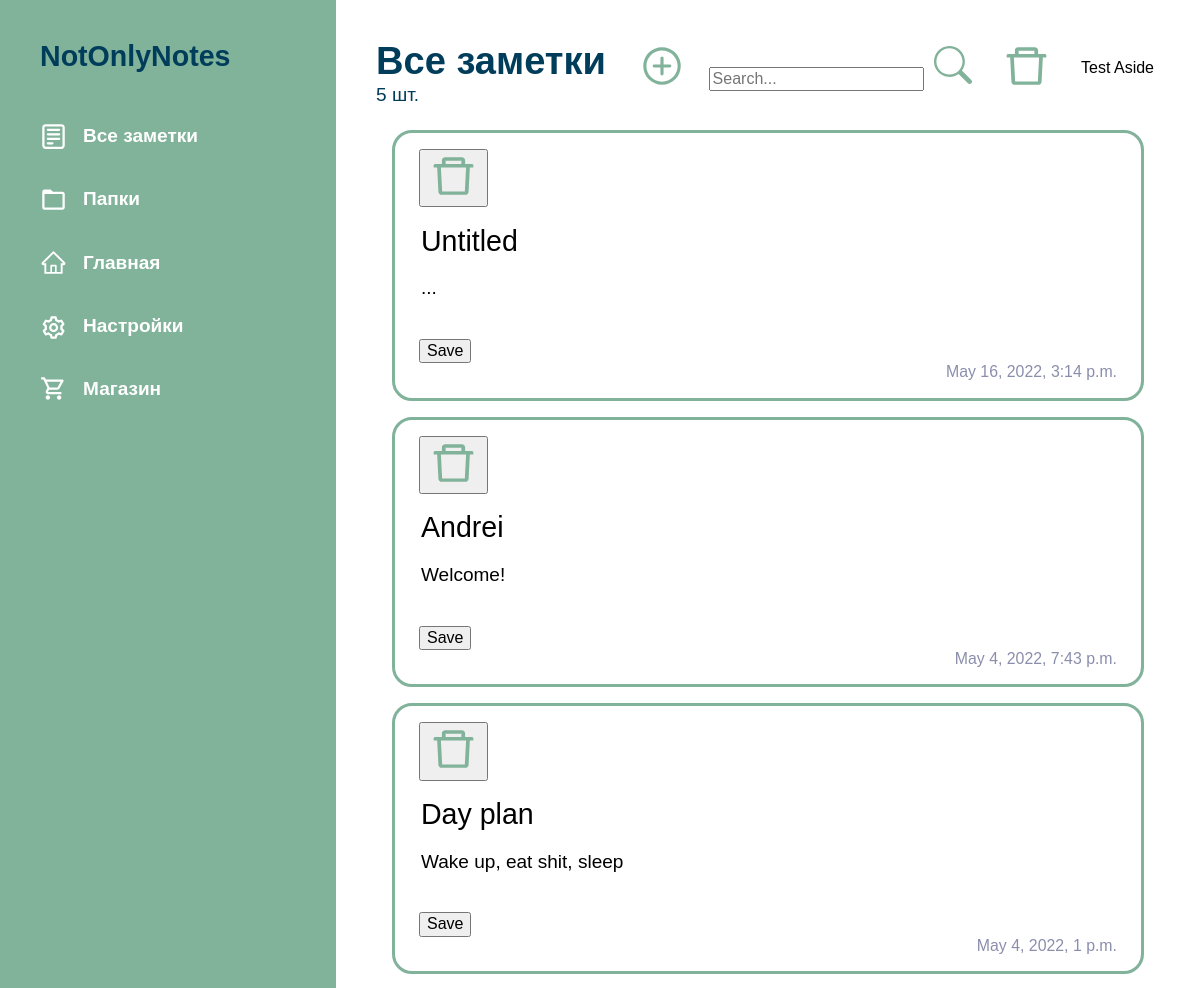
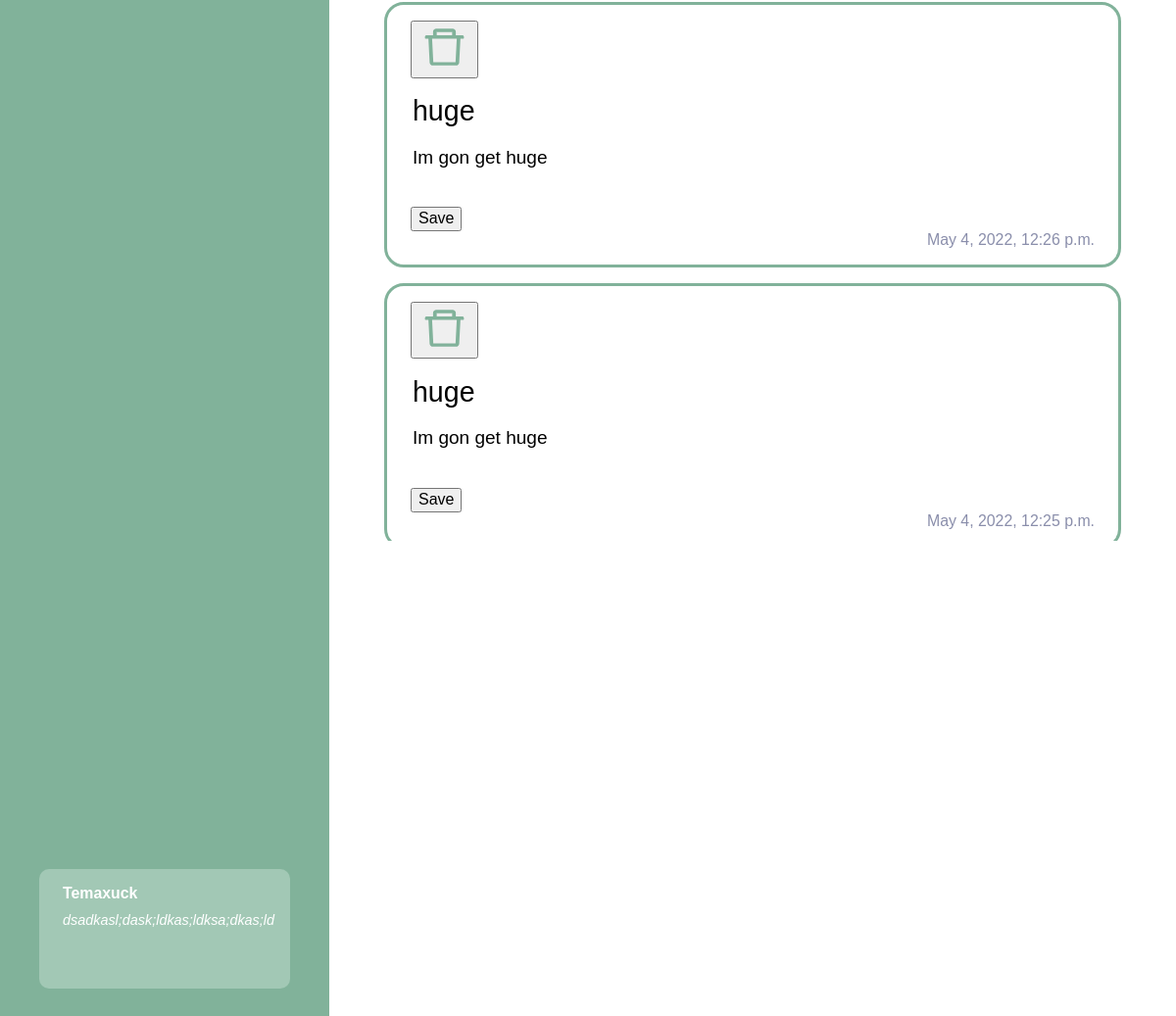
/notes/ (signed in), run on an earlier commit of the app's database (2 pictures, top to bottom).
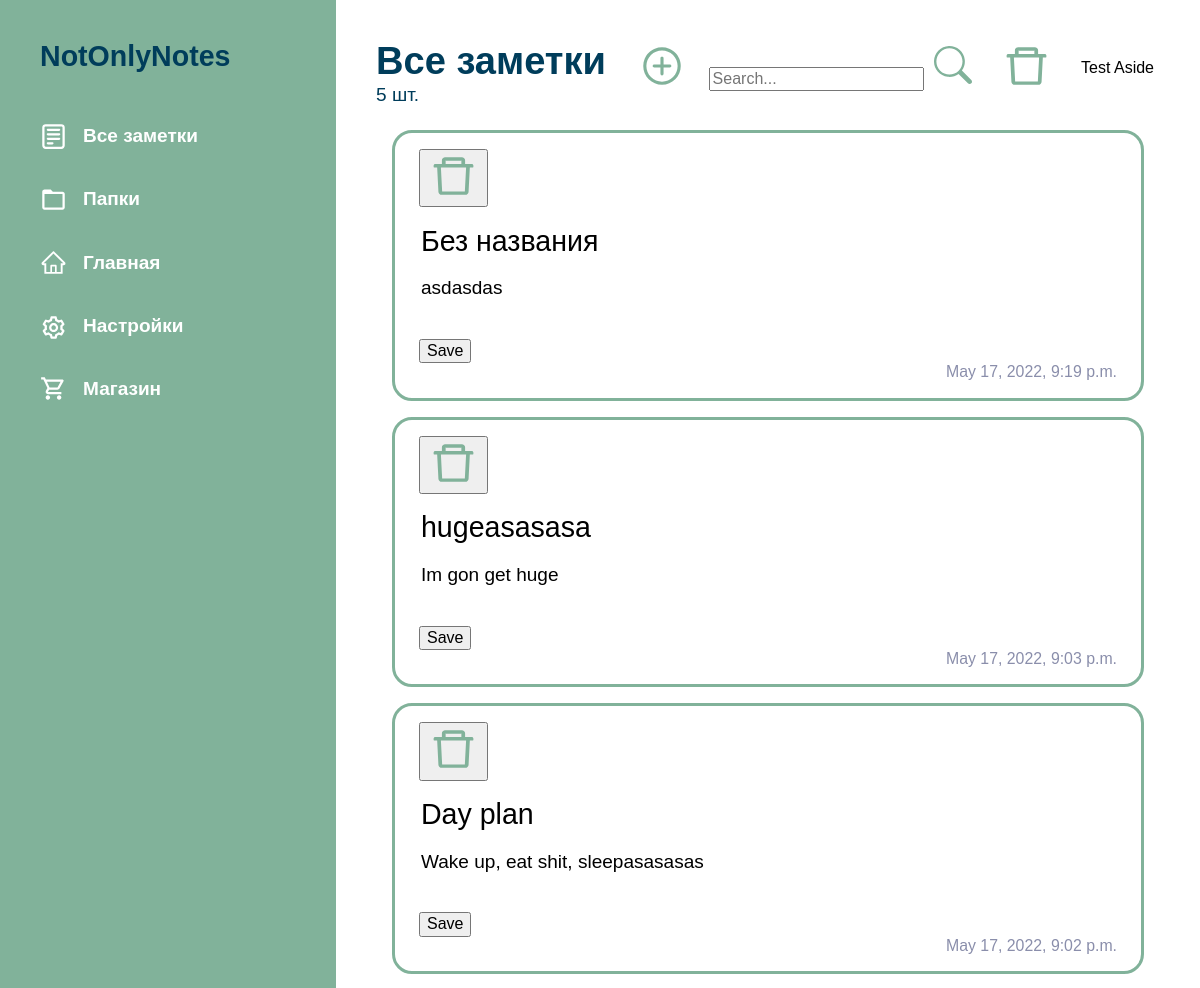
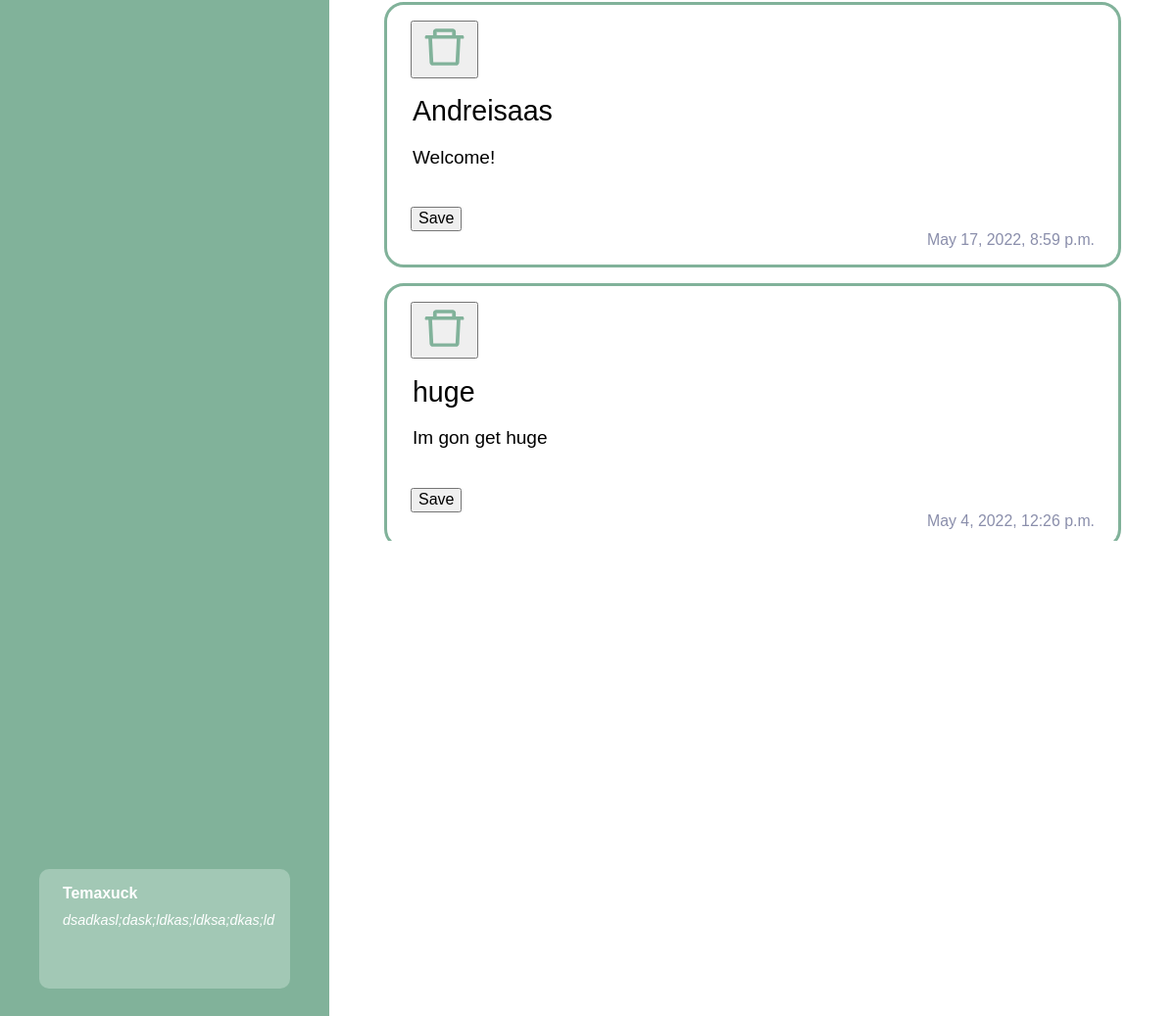
And on a later commit of the database (2 pictures, top to bottom).
### users/models.py (models this page shows, shortened)
class Profile(models.Model):
    user = models.OneToOneField(User, on_delete=models.CASCADE)
    image = models.ImageField(default=os.path.join('profile_img', 'default.png'), upload_to=get_upload_path)
    description = models.CharField(max_length=100, default='', blank=True, null=True)

### NONapp/models.py (models this page shows, shortened)
class Note(models.Model):
	title = models.CharField(max_length=100, default='Untitled')
	content = models.TextField(default='', blank=True)
	timestampCreated = models.DateTimeField(default=timezone.now)
	timestampLastModified = models.DateTimeField(auto_now=True)
	user = models.ForeignKey(User, on_delete=models.CASCADE)
	class Meta:
		ordering = ['-timestampLastModified']

### NONapp/views/notesviews.py (the view, shortened to what this page needs)
# urls.py: path('notes/', notesviews.NoteListView.as_view(), name='notes'),
class NoteListView(LoginRequiredMixin, TemplateView):
	model = Note
	template_name = 'non/notes.html'
	redirect_field_name = '/user/login/?next=/notes/'
	def get_context_data(self, *args, **kwargs):
		context = super().get_context_data(*args, **kwargs)
		context.update({
			'notes': self.request.user.note_set.all(),
			'form': NoteForm,
		})
		return context

### NONapp/templates/non/notes.html (shortened to what this page needs)
{% extends 'non/base.html' %}
{% load widget_tweaks %}
{% load static %}
{% block head %}
   <link rel="stylesheet" href="{% static 'non/stylesheets/notes/style.css' %}">
{% endblock%}
{% block body %}
<div class="content-wrapper">
   <aside class="aside">
         <div class="aside__inner">
            <div class="aside__logo logo">
               NotOnlyNotes
            </div>
            <ul class="aside__list aside__list--small">
               <li class="aside__el aside__el--anim">
                  <a class="aside__link" href="#">
                     <img class="aside__link-icon" src="{% static 'non/img/notes/notes.svg' %}" alt="">
                     <span>Все заметки</span>
                  </a>
               </li>
               <li class="aside__el aside__el--anim">
                  <a class="aside__link" href="#">
                     <img class="aside__link-icon" src="{% static 'non/img/notes/folders.svg' %}" alt="">
                     <span>Папки</span>
                  </a>
               </li>
               <li class="aside__el aside__el--anim">
                  <a class="aside__link" href="#">
                     <img class="aside__link-icon" src="{% static 'non/img/notes/main.svg' %}" alt="">
                     <span>Главная</span>
                  </a>
               </li>
               <li class="aside__el aside__el--anim">
                  <a class="aside__link" href="#">
                     <img class="aside__link-icon" src="{% static 'non/img/notes/settings.svg' %}" alt="">
                     <span>Настройки</span>
                  </a>
               </li>
               <li class="aside__el aside__el--anim">
                  <a class="aside__link" href="#">
                     <img class="aside__link-icon" src="{% static 'non/img/notes/shop.svg' %}" alt="">
                     <span>Магазин</span>
                  </a>
               </li>
            </ul>
               <a href="{% url 'profile' %}" class="aside__account-block">
                  <div class="aside__account-block-content">
                     <h3 class="aside__name"> {{ user.username }} </h3>
                     <p class="aside__descr"> {{ user.profile.description }} </p>
                  </div>
               </a>
         </div>
   </aside>
   <main class="main">
      <section class="hero">
         <div class="container notes-container">
            <div class="hero__inner">
               <div class="hero__content">
                  <div class="hero__top">
                     <div class="hero__header-block">
                        <h1 class="hero__header">Все заметки</h1>
                        <span class="hero__descr"><output class="hero__counter">{{ notes.count }}</output> шт.</span>
                     </div>
                     <ul class="hero__func-list">
                        <li class="hero__func-el">
                           <form action="{% url 'create_note' %}" method="post">
                              <button class="hero__btn hero__btn--add btn" type="submit"><img class="hero__btn-img" src="{% static 'non/img/notes/add.svg' %}" alt=""></button>
                           </form>
                        </li>
                        <li class="hero__func-el">
                           <form action="{% url 'search_notes' %}" method="get">
                              <input name="q" type="text" placeholder="Search...">
                              <button class="hero__btn btn"><img class="hero__btn-img" src="{% static 'non/img/notes/search.svg' %}" alt=""></button>
                           </form>
                        </li>
                        <li class="hero__func-el">
                           <button class="hero__btn btn"><img class="hero__btn-img" src="{% static 'non/img/notes/trash.svg' %}" alt=""></button>
                        </li>
                        <li class="hero__func-el">
                           <button class="hero__btn btn hero__btn--test"><img class="hero__btn-img" alt="">Test Aside</button>
                        </li>
                     </ul>
                  </div>
               </div>
               <div class="hero__notes">
                  <ul class="hero__notes-list">
                     {% for note in notes %}
                     <li class="hero__notes-el">
                        <div style="display: block">
                           <form action="{% url 'delete_note' note.id %}" method="post">
                              <button type="submit">
                                 <img src="{% static 'non/img/notes/trash.svg' %}" alt="">
                              </button>
                           </form>
                        </div>
						<form method="post">
							<input name="title" class="hero__notes-header" value="{{ note.title }}" readonly/>
							<textarea name="content" class="hero__notes-descr" readonly>{{ note.content }}</textarea>
							<button name="update_note" type="submit" value="{{ note.id }}">Save</button>
						</form>
                        <span class="hero__notes-date">{{ note.timestampLastModified }}</span>
					</li>
					{% endfor %}
                  </ul>
               </div>
            </div>
         </div>
      </section>
   </main>
</div>
{% endblock %}

### NONapp/templates/non/base.html (shortened to what this page needs)
{% load static %}
<!DOCTYPE html>
<html lang="en">
<head>
    <link rel="stylesheet" href="{% static 'non/stylesheets/base.css' %}">
    <link rel="stylesheet" href="{% static 'non/stylesheets/fonts.css' %}">
    <link rel="stylesheet" href="{% static 'non/stylesheets/normalize.css' %}">
    <link rel="stylesheet" href="{% static 'non/stylesheets/overall.css' %}">
    <link rel="stylesheet" href="{% static 'non/stylesheets/global.css' %}">
    <link rel="stylesheet" href="{% static 'non/stylesheets/variables.css' %}">
    {% block head %} {% endblock %}
</head>
<body onscroll="gotop()">
    {% block body %} {% endblock %}
</body>
</html>

### NONapp/static/non/stylesheets/overall.css (style rules this page uses)
.container { max-width: 1702px; margin: 0 auto; padding: 0 95px; }
.logo { font-size: var(--small-header-size, 4rem); user-select: none; }
.btn { display: inline-block; border: none; cursor: pointer; transition: background-color 0.3s ease-in-out; background-color: inherit; }

### NONapp/static/non/stylesheets/global.css (style rules this page uses)
html { box-sizing: border-box; }
*, *::before, *::after { box-sizing: inherit; }
body { font-family: 'Montserrat', sans-serif; color: var(--text-color, #000); margin: 0; font-weight: 700; }
h1, h2, h3, h4, h5, h6 { margin: 0; padding: 0; }
p { margin: 0; padding: 0; }
ul, ol { margin: 0; padding: 0; list-style: none; }
a { color: inherit; text-decoration: none; }
img { max-width: 100%; }

### NONapp/static/non/stylesheets/variables.css (style rules this page uses)
:root { --base-scale: 100vw / 94.5; --big-header-size: clamp(2rem, calc(var(--base-scale) * 4.75), 4.75rem); --small-header-size: clamp(1.5rem, calc(var(--base-scale) * 3), 3rem); --p-size: clamp(0.8rem, calc(var(--base-scale) * 1.5), 1.5rem); --p-small-size: clamp(0.7rem, calc(var(--base-scale) * 1.25), 1.25rem); --link-size: clamp(1rem, calc(var(--base-scale) * 2.25), 2.25rem); --btn-padding-lr: clamp(0.7rem, calc(var(--base-scale) * 2.5), 2.5rem); --btn-padding-tb: clamp(0.7rem, calc(var(--base-scale) * 1.25), 1.25rem); --input-padding-lr: clamp(0.7rem, calc(var(--base-scale) * 1.75), 1.75rem); --input-padding-tb: clamp(0.7rem, calc(var(--base-scale) * 1.5), 1.5rem); --margin-bottom: clamp(2rem, calc(var(--base-scale) * 3), 3rem); --margin-small-bottom: clamp(1rem, calc(var(--base-scale) * 3), 2rem); --main-color: #81B29A; --active-color: #498266; --attention-color: #E07A5F; --text-color: #003D5B; --white-color: #fff; }

### NONapp/static/non/stylesheets/notes/style.css (style rules this page uses)
.content-wrapper { display: flex; flex-direction: row; justify-content: space-between; height: 100vh; overflow: hidden; }
.aside { background-color: var(--main-color, green); height: 100%; width: 30%; }
.aside__logo { font-size: var(--link-size, 2rem); padding: 40px 40px 0 40px; margin-bottom: 40px; }
.notes-container { max-width: 1592px; margin: 0 auto; padding: 40px; height: 100%; }
.aside__inner { display: flex; justify-content: flex-start; flex-direction: column; height: 100%; }
.aside__list { display: flex; flex-direction: column; }
.aside__el { color: var(--white-color, #fff); font-size: var(--p-size, 2rem); font-weight: 600; display: block; padding: 10px 0 10px 40px; }
.aside__el:not(:last-child) { margin-bottom: 1rem; }
.aside__el::before { margin-right: 1.5rem; }
.aside__el--anim { background: linear-gradient(#A2C8B5 0 0) right / var(--d, 0%) 100% no-repeat; transition: background 0.5s; }
.aside__link-icon { width: calc(var(--p-size, 2rem) + 0.5rem); margin-right: 1rem; }
.aside__link { display: flex; flex-direction: row; align-items: center; }
.aside__account-block { display: grid; color: var(--white-color, #fff); background-color: #A2C8B5; border-radius: 10px; padding: 1rem; grid-template-columns: 1fr 1fr; gap: 0.5rem; margin: auto 40px 40px 40px; }
.aside__name { font-size: var(--p-small-size, 1.25rem); font-weight: 600; margin-bottom: 0.625rem; }
.aside__descr { font-size: 0.9rem; font-weight: 500; font-style: oblique; }
.main { width: 100%; }
.hero { position: relative; }
.hero__top { display: flex; flex-direction: row; justify-content: space-between; align-items: flex-start; margin-bottom: 0.5rem; }
.hero__header { font-size: var(--small-header-size, 3rem); }
.hero__func-list { display: flex; flex-direction: row; align-items: center; }
.hero__func-el { transform: none; transition: transform 0.3s ease-in-out; }
.hero__func-el:not(:last-child) { margin-right: 1rem; }
.hero__descr { display: inline-block; font-size: var(--p-size, 1.5rem); font-weight: 500; }
.hero__notes-list { height: 70vh; overflow-x: scroll; padding: 1rem; }
.hero__notes-el { border-radius: 20px; padding: 1rem 1.5rem; border: 3px solid var(--main-color); background-color: var(--white-color); }
.hero__notes-el:not(:last-child) { margin-bottom: 1rem; }
.hero__notes-header { font-size: var(--link-size, 2.25rem); width: 100%; height: calc(var(--margin-small-bottom, 1.5rem) + 2.25rem); resize: none; border: none; }
.hero__notes-descr { font-weight: 500; font-size: var(--p-size, 1.5rem); margin-bottom: 1rem; display: block; resize: none; border: none; width: 100%; }
.hero__notes-date { display: block; font-size: var(--p-small-size, 1.25rem); font-weight: 500; color: #8A8EAB; text-align: right; }
.hero__notes-el { box-shadow: none; transition: box-shadow 0.3s ease-in-out; }

What changed in the data, as far as the page shows it:
removed Note: title "Untitled", content "...", {{ note.id }} 25 (drawn), timestampLastModified "May 16, 2022, 3:14 p.m."
added Note: title "Без названия", content "asdasdas", {{ note.id }} 31 (drawn), timestampLastModified "May 17, 2022, 9:19 p.m."
changed Note: title "huge" → "hugeasasasa"; timestampLastModified "May 4, 2022, 12:25 p.m." → "May 17, 2022, 9:03 p.m."; moves up the list
changed Note "Day plan": content "Wake up, eat shit, sleep" → "Wake up, eat shit, sleepasasasas"; timestampLastModified "May 4, 2022, 1 p.m." → "May 17, 2022, 9:02 p.m."; moves down the list
changed Note "Welcome!": title "Andrei" → "Andreisaas"; timestampLastModified "May 4, 2022, 7:43 p.m." → "May 17, 2022, 8:59 p.m."
